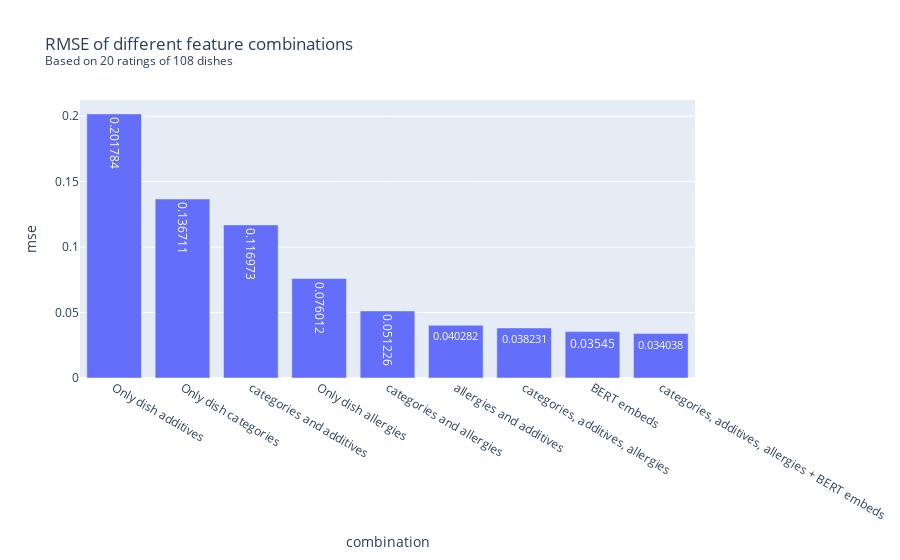

Notebook source saved alongside this figure:
### Code cell
fig = px.bar(df, x='combination', y='mse', title ="RMSE of different feature combinations <br><sup>Based on 20 ratings of 108 dishes</sup>", text_auto=True)
fig.update_layout(barmode='stack', xaxis={'categoryorder':'total descending'})
fig.show()

### Figure 1 — Plotly figure (JSON) as saved in the notebook; plotly's stock layout.template omitted (floating-point values rounded to 4 significant figures)
{"data": [{"alignmentgroup": "True", "hovertemplate": "combination=%{x}<br>mse=%{y}<extra></extra>", "legendgroup": "", "marker": {"color": "#636efa", "pattern": {"shape": ""}}, "name": "", "offsetgroup": "", "orientation": "v", "showlegend": false, "textposition": "auto", "texttemplate": "%{y}", "type": "bar", "x": ["Only dish categories", "Only dish allergies", "Only dish additives", "categories and allergies", "categories and additives", "allergies and additives", "categories, additives, allergies", "categories, additives, allergies + BERT embeds", "BERT embeds"], "xaxis": "x", "y": [0.1367, 0.07601, 0.2018, 0.05123, 0.117, 0.04028, 0.03823, 0.03404, 0.03545], "yaxis": "y"}], "layout": {"barmode": "stack", "legend": {"tracegroupgap": 0}, "title": {"text": "RMSE of different feature combinations <br><sup>Based on 20 ratings of 108 dishes</sup>"}, "xaxis": {"anchor": "y", "categoryorder": "total descending", "domain": [0, 1], "title": {"text": "combination"}}, "yaxis": {"anchor": "x", "domain": [0, 1], "title": {"text": "mse"}}}}
